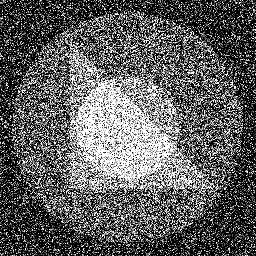
%> input picture data/given_new_2.png, 256 x 256 px
$ octave demo_gray.m   (GNU Octave 9; MATLAB toolbox functions it lacks are replaced by stand-ins)
%> lines starting %> are read from the running program, lines starting %| are printed output that depends on the picture; in (x1, y1, x2, y2) boxes, pixels count from 0 and x2, y2 are one past the last pixel; in counts of white or black regions, pixels touching at a corner belong together; the program's own positions count from 1
### SaT_Bayesian_Seg.m
function [x,beta,lambda,mu] = SaT_Bayesian_Seg(Img)
% input: Img (Image to be segmented)
% output: x (the smoothed image)
%         beta (the beta parameter)
%         lambda (the lambda_1 parameter)
%         mu (the lambda_2 parameter)


%% variables set
iter_min = 2;
iter_max = 150;
[m,n] = size(Img);
p = m*n;H = 1;
Htg = H'*Img; HtH = H'*H;
t = 0.5;s = 1/16/t;
R = ClassFoImDiff('cir');
psf = [0 -1 0;-1 4 -1;0 -1 0];
Lap = ClassBlurMatrix(psf,[m,n]);
value_Lap = Lap*eye(m,n);
value_Lap(abs(value_Lap)<0.001) = 0;

%% initial values
x0 = 0.5 * Img;
xi = R * x0;
du = R * x0;
Sigma = zeros(m,n);
alpha1 = 0.5;
alpha2 = 0.5;

lambda_array = zeros(iter_max,1);
mu_array = zeros(iter_max,1);
%% update
for iter = 1:iter_max
    % update beta
    norma_beta = trace((Img-H*x0)*(Img-H*x0)');
    trazadiagonal = diag(sum(Sigma));
    trace_beta = trace(H'*H*trazadiagonal);
    beta = p/(norma_beta+trace_beta);

    % update lambda
    norma_lambda = sum(diag(value_Lap*(x0'*x0),0));
    trace_lambda = sum(diag(value_Lap * trazadiagonal,0));
    lambda = (2*alpha1*p)/(norma_lambda+trace_lambda);
    lambda_array(iter) = lambda;

    Du = R*x0;
    Dx = Du(:,:,:,1);Dy = Du(:,:,:,2);
    W_u = 1./(sqrt(Dx.^2+Dy.^2)+1e-3);

    % update mu
    trace_mu = sum(sum(Sigma .* (value_Lap) .* W_u));
    mu_traza = (Dx.^2+Dy.^2) .* W_u + trace_mu/p;
    tmp = mu_traza;
    mu = (p*alpha2)/(sum(tmp(:)));
    mu_array(iter) = mu;

    % update alpha1,alpha2
    alpha1 = (sum(lambda_array)/sum(lambda_array ~= 0)) * (norma_lambda+trace_lambda) / (2*p);
    alpha2 = (sum(mu_array)/sum(mu_array ~= 0))* (sum(tmp(:))) / p;

    % update the dual variable
    xiold = xi;
    z = xiold - s * du;
    zz = max(sqrt(sum(sum(z.^2,4),3)),1);
    xi = z./repmat(zz,[1 1 size(z,3) size(z,4)]);

    % update the primal variable
    rhs = beta * t * Htg + x0 + mu * t * (R'*xi);
    A = beta * t *HtH + lambda * t * Lap + 1;
    x = A\rhs;

    Sigma = 1./(beta * t *HtH+lambda * t * (value_Lap) + 1);

    % update the dual variable
    du = R * x;
    z = xiold - s * du;
    zz = max(sqrt(sum(sum(z.^2,4),3)),1);
    xi = z./repmat(zz,[1 1 size(z,3) size(z,4)]);

    error = sum((x-x0).*(x-x0)) / sum(x0.*x0);
    if error < 1e-7 && iter>iter_min
        disp(iter);
        break;
    end
    x0 = x;

end
%% Normalized
min_x=min(min(x));
max_x=max(max(x));
x=(x-min_x)/(max_x-min_x);

### ThdKmeans.m
function th=ThdKmeans(uu,k)

%the number of parts

%   This program is using the K-means method to compute the (k-1)
%   thresholds automatically.
%
%   Usage: th=ThdKmeans(uu,k);
%
%   Inputs:
%       - uu: image
%       - k: the number of phases of uu

%
%   Outputs:
%       - th: the (k-1) thresholds
%
%
%   Code by: Xiaohao Cai
%   Last updated: 10/11/2012


% k-means method to separate the given image into k parts
[xLen,yLen]=size(uu);
idx=kmeans(uu(:),k);
idx=reshape(idx,[xLen,yLen]);

% compute the mean of each part
mean_u(k)=0;
for i=1:k
    temp=(i==idx).*uu;
    mean_u(i)=sum(temp(:))/(sum(temp(:)>0));
end
mean_u=sort(mean_u);

% compute the (k-1) thresholds
th(k-1)=0;
for i=1:k-1
    th(i)=mean(mean_u(i:i+1));
end

### SegResultShow.m
function seg=SegResultShow(Img,uu,th,k)
%--------------------------------------------------------------------------
%   This program is showing the segmentaion result of our Two-Stage method.
%
%   Usage: seg=SegResultShow(Img,uu,th,k);
%
%   Inputs:
%       - Img: the given image
%       - uu: result of our Stage-one
%       - th: thresholds got at our Stage-two
%       - k: the phases number
%
%   Outputs:
%       - seg: k phases representation of our segmentation result
%
%   Code by: Xiaohao Cai
%   Last updated: 10/11/2012
%--------------------------------------------------------------------------


% show the contours of each phase
for i=1:k-1
    figure,imshow(Img,'border','tight');
    hold on;
    if 1==i
        temp=uu<th(i);
    elseif k-1==i
        temp=(uu>=th(i-1)).*(uu<th(i));
        temp1=uu>=th(i);
    else
        temp=(uu>=th(i-1)).*(uu<th(i));
    end
    contour(temp,'r');
end

if k>2
    figure,imshow(Img,'border','tight');
    hold on;
    contour(temp1,'y');
end


% show all the phases
[xLen,yLen]=size(Img);
seg=zeros(xLen,yLen);
for i=1:k-1
    if 1==i
        temp=uu<th(i);
        seg=seg+temp*sum(sum(temp.*uu))/sum(temp(:));
        if 2==k
            temp=uu>=th(i);
            seg=seg+temp*sum(sum(temp.*uu))/sum(temp(:));
        end
    elseif k-1==i
        temp=(uu>=th(i-1)).*(uu<th(i));
        seg=seg+temp*sum(sum(temp.*uu))/sum(temp(:));
        temp=uu>=th(i);
        seg=seg+temp*sum(sum(temp.*uu))/sum(temp(:));
    else
        temp=(uu>=th(i-1)).*(uu<th(i));
        seg=seg+temp*sum(sum(temp.*uu))/sum(temp(:));
    end
end
figure,imshow(seg,'border','tight');

### new_SA.m
function [value,new_Seg] = new_SA(Clean,Seg,k,th)
[m,n] = size(Clean);
Clean_index = unique(Clean);
new_Clean = zeros(m,n);
new_Seg = zeros(m,n);
for i=1:k
    new_Clean(Clean == Clean_index(i))= i;
    if i == 1
        new_Seg(Seg<th(i)) = i;
    elseif i == k
        new_Seg(Seg>=th(i-1)) = i;
    else
        index1 = Seg >= th(i-1);
        index2 = Seg < th(i);
        new_Seg(logical(index1.*index2)) = i;
    end
end
SA_index = new_Seg == new_Clean;
value = sum(SA_index(:))/(m*n);

### demo_gray.m
close all; clear all; clc;
addpath('data');

% [21 lines of commented-out code are left out]


%% load 4Ps data
load shape_multi_clean
Img=Img-min(Img(:));Img=Img/max(Img(:));
Clean = Img;
Img = double(rgb2gray(imread('given_new_2.png')));
%> Img: size 256x256 double; min 0, max 255, mean 96.5
Img=Img-min(Img(:));Img=Img/max(Img(:));
k=4;

%% obtain the smoothed image and the parameters
[x,beta,lambda,mu] = SaT_Bayesian_Seg(Img);
%> in SaT_Bayesian_Seg, `x0 = 0.5 * Img;`:
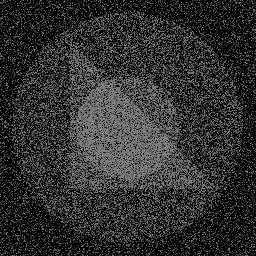
%> x0: size 256x256 double; min 0, max 0.5, mean 0.189
%> the loop in SaT_Bayesian_Seg, `for iter = 1:iter_max` made 102 passes
%> (norma_beta, trace_beta, beta, norma_lambda, trace_lambda, lambda, trace_mu, mu) on passes 2 to 12: (2749.5, 7641.2, 6.31, 2836.2, 30564.8, 1.96, 7034.3, 1.75), (924.6, 15858.6, 3.9, 9642.5, 63434.5, 2.69, -3081.6, 1.85), (1875.7, 23917.5, 2.54, 5068.7, 95669.8, 3.5, -35984.5, -1.63), (5022.9, 28137, 1.98, 397.9, 112547.9, 4, 22988.3, -0.714), (5329, 32348.1, 1.74, 229.2, 129392.3, 3.83, 19094.8, 0.763), (4491.1, 34406, 1.68, 622.1, 137624.1, 4.03, 13951.2, 0.748), (4575.8, 34945.4, 1.66, 568.6, 139781.6, 4.2, 13169.5, 0.699), (4708.4, 35218, 1.64, 485.9, 140872, 4.22, 13182.3, 0.68), (4774.1, 35384.6, 1.63, 448.7, 141538.3, 4.23, 13528.2, 0.662), (4821.6, 35478.7, 1.63, 422.5, 141914.7, 4.24, 13873.1, 0.66), (4855.8, 35535.9, 1.62, 404.6, 142143.5, 4.24, 14126.7, 0.661)
%> (norma_beta, beta, norma_lambda, lambda, trace_mu, mu, alpha1, alpha2) on pass 1: (4579.5, 14.31, 6682.1, 9.81, 0, 1.86, 0.5, 0.5)
%> pass 1, in SaT_Bayesian_Seg, `W_u = 1./(sqrt(Dx.^2+Dy.^2)+1e-3);`:
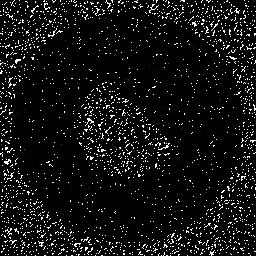
%> W_u: size 256x256 double; min 1.41, max 1000, mean 74.3; drawn with min black and max white
%> pass 1, in SaT_Bayesian_Seg, `mu_traza = (Dx.^2+Dy.^2) .* W_u + trace_mu/p;`:
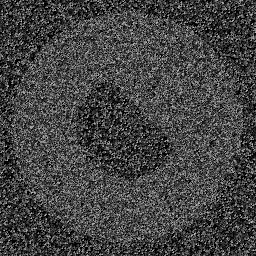
%> mu_traza: size 256x256 double; min 0, max 0.706, mean 0.268
%> after the loop in SaT_Bayesian_Seg, `for iter = 1:iter_max`: lambda_array = 150 values, max 9.81 at index 1, min 0 at index 103, mean 2.88; mu_array = 150 values, max 1.86 at index 1, min -1.63 at index 4, mean 0.444
%> in SaT_Bayesian_Seg, `min_x=min(min(x));`: min_x = 0.128
%> in SaT_Bayesian_Seg, `max_x=max(max(x));`: max_x = 0.88
%> in SaT_Bayesian_Seg, `x=(x-min_x)/(max_x-min_x);`:
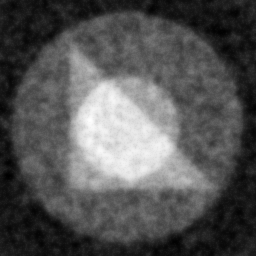
%> x: size 256x256 double; min 0, max 1, mean 0.334
%> beta = 1.54; lambda = 4.24; mu = 0.641

%% show the result and SA value
th = ThdKmeans(x,k);
%> in ThdKmeans, `idx=reshape(idx,[xLen,yLen]);`:
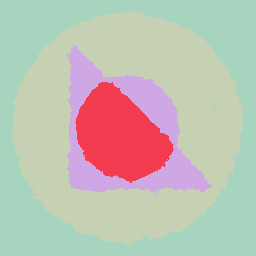
%> idx: size 256x256 double; 4 distinct labels, from 1 to 4; one colour per label, 0 black
%> after the loop in ThdKmeans, `for i=1:k`: mean_u = [0.102 0.881 0.618 0.34]
%> in ThdKmeans, `mean_u=sort(mean_u);`: mean_u = [0.102 0.34 0.618 0.881]
%> after the loop in ThdKmeans, `for i=1:k-1`: th = [0.221 0.479 0.75]
%> th = [0.221 0.479 0.75]
seg = SegResultShow(Img,x,th,k);
%> the loop in SegResultShow, `for i=1:k-1` made 3 passes
%> pass 1, in SegResultShow, `temp=uu<th(i);`:
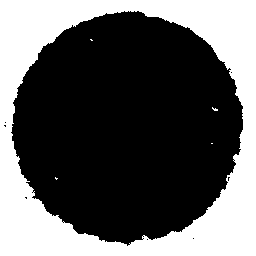
%> temp: size 256x256 logical; 36.9% white; 5 white regions (4 under 20 px), largest, box (x1, y1, x2, y2) and area: (0, 0, 256, 256) 24164
SA_value = new_SA(Clean,x,k,th);
%> in new_SA, `SA_index = new_Seg == new_Clean;`:
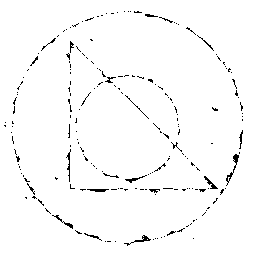
%> SA_index: size 256x256 logical; 97.7% white; black in thin lines or dots, all inside (x1, y1, x2, y2) = (4, 11, 243, 246)
%> in new_SA, `value = sum(SA_index(:))/(m*n);`: value = 0.977
%> SA_value = 0.977
disp(SA_value);
%| 0.9770
